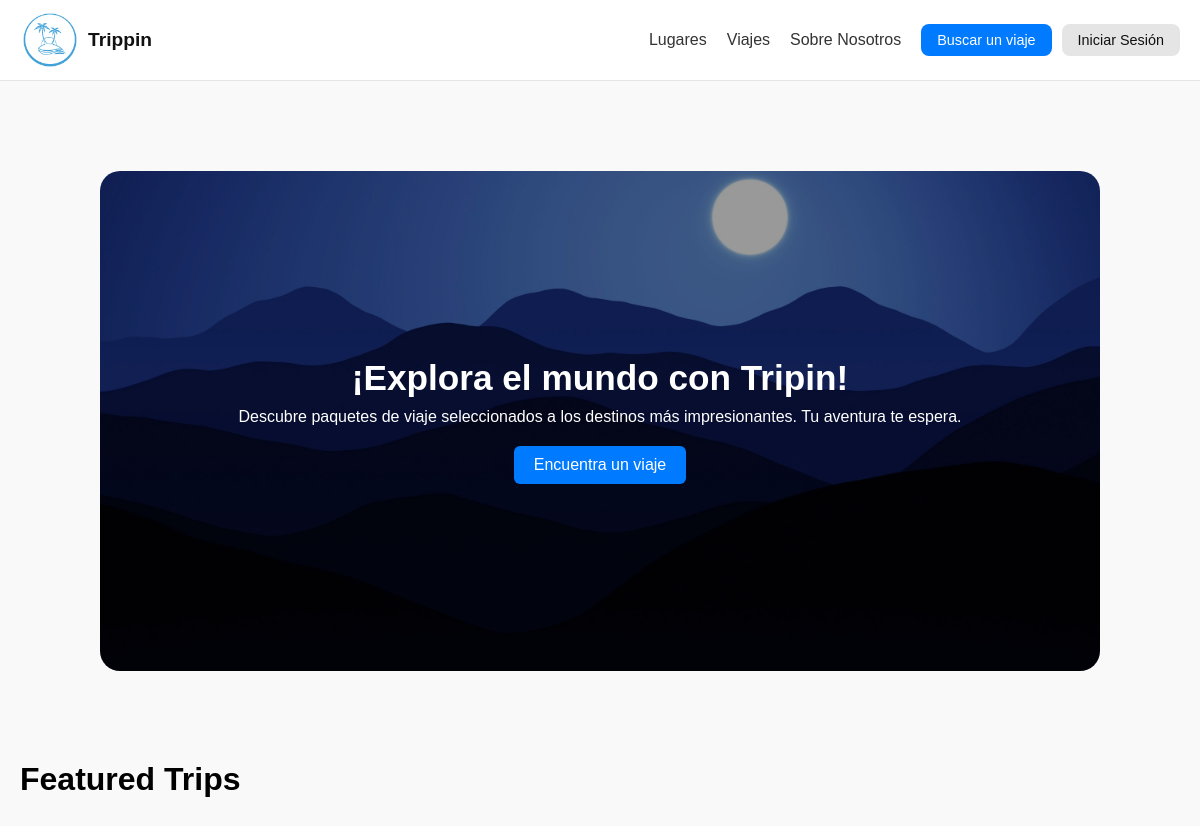
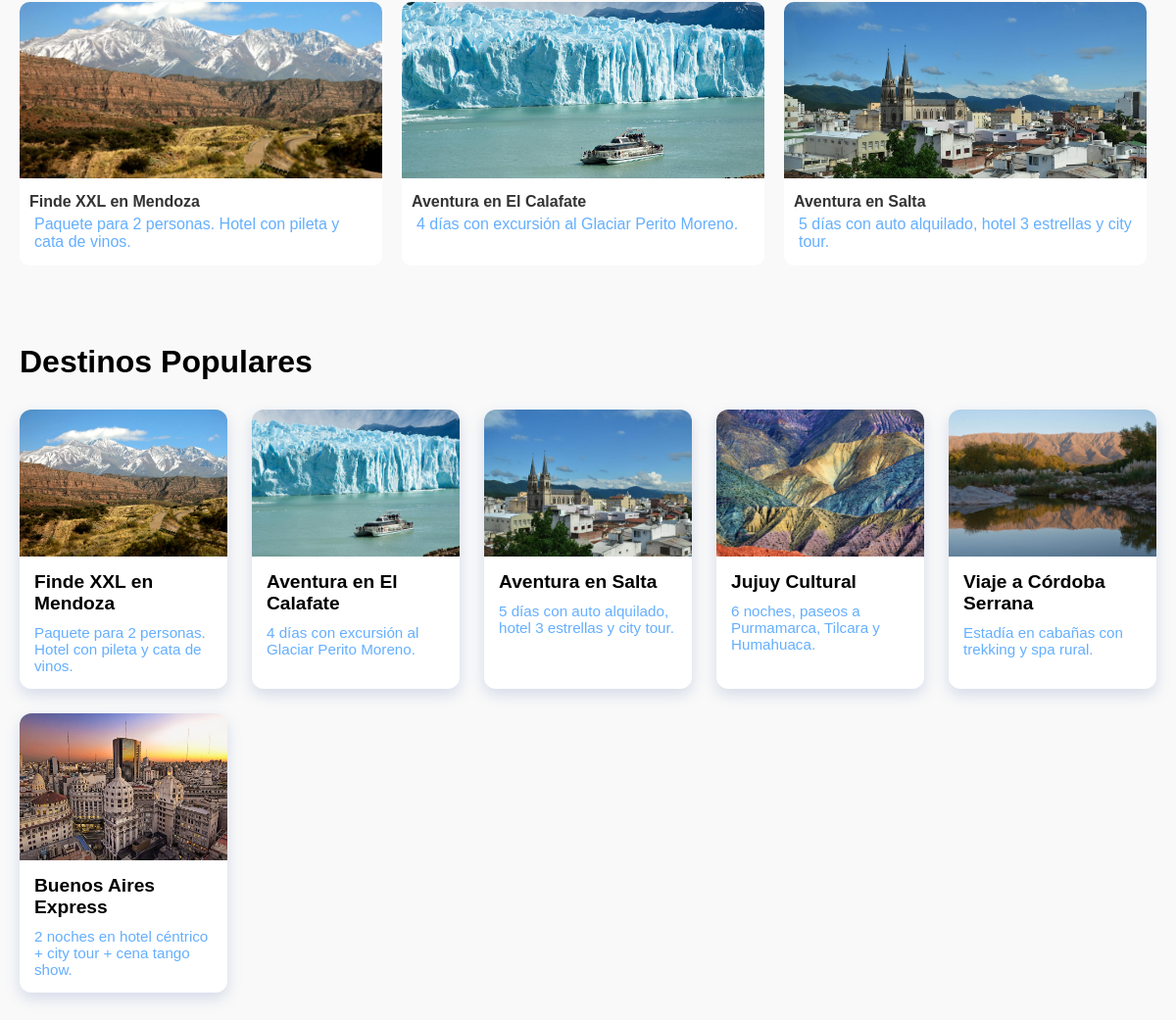
Page /Vistas/index.php on the committed database (2 pictures, top to bottom).
### tables this page shows
CREATE TABLE `productos` (
  `id` int(11) NOT NULL,
  `nombre` varchar(100) DEFAULT NULL,
  `descripcion` text DEFAULT NULL,
  `precio` decimal(10,2) DEFAULT NULL,
  `en_oferta` tinyint(1) DEFAULT 0,
  `descuento` decimal(5,2) DEFAULT 0.00,
  `stock` int(11) DEFAULT NULL,
  `fecha_alta` datetime DEFAULT current_timestamp(),
  `imagen` varchar(256) NOT NULL
);

### Vistas/index.php (the view, shortened to what this page needs)
<!DOCTYPE html>
<html lang="es">
<head>
    <link rel="stylesheet" href="../Estilos/style_index.css" />
</head>
<body>
<?php include 'header.php'; ?>
<header class="banner">
    <div class="banner-content">
        <h1>¡Explora el mundo con Tripin!</h1>
        <p>Descubre paquetes de viaje seleccionados a los destinos más impresionantes. Tu aventura te espera.</p>
        <button>Encuentra un viaje</button>
    </div>
</header>
<section class="featured">
    <div class="section-title">
        <h2>Featured Trips</h2>
    </div>
    <div class="card-row">
        <?php
        try {
            $conn = Conexion::getConexion();
            $sql = "SELECT nombre, descripcion, imagen FROM productos ORDER BY RAND() LIMIT 3";
            $stmt = $conn->prepare($sql);
            $stmt->execute();
            $viajes = $stmt->fetchAll(PDO::FETCH_ASSOC);
            foreach ($viajes as $viaje) {
                echo '<div class="card">';
                echo '<img src="../img/featured/' . htmlspecialchars($viaje['imagen']) . '" alt="' . htmlspecialchars($viaje['nombre']) . '">';
                echo '<h1>' . htmlspecialchars($viaje['nombre']) . '</h1>';
                echo '<p>' . htmlspecialchars($viaje['descripcion']) . '</p>';
                echo '</div>';
            }
        } catch (PDOException $e) {
            echo '<p>Error al cargar viajes destacados: ' . $e->getMessage() . '</p>';
        }
        ?>
    </div>
</section>
<section class="popular">
    <div class="section-title">
        <h2>Destinos Populares</h2>
    </div>
    <div class="popular-grid">
        <?php
        try {
            $conn = Conexion::getConexion();
            $sql = "SELECT nombre, descripcion, imagen FROM productos ORDER BY RAND() LIMIT 6";
            $stmt = $conn->prepare($sql);
            $stmt->execute();
            $destinos = $stmt->fetchAll(PDO::FETCH_ASSOC);
            foreach ($destinos as $destino) {
                echo '<div class="popular-card">';
                echo '<img src="../img/featured/' . htmlspecialchars($destino['imagen']) . '" alt="' . htmlspecialchars($destino['nombre']) . '">';
                echo '<div class="popular-info">';
                echo '<h3>' . htmlspecialchars($destino['nombre']) . '</h3>';
                echo '<p>' . htmlspecialchars($destino['descripcion']) . '</p>';
                echo '</div>';
                echo '</div>';
            }
        } catch (PDOException $e) {
            echo '<p>Error al cargar los destinos: ' . $e->getMessage() . '</p>';
        }
        ?>
    </div>
</section>
</body>
</html>

### Vistas/header.php
<link rel="stylesheet" href="../Estilos/header.css">
<header class="main-header">
    <div class="container">
        <div class="logo">
            <a href="index.php">
                <img src="../img/logo.jpg" alt="Logo Trippin" class="logo-img" />
            </a>
            Trippin
        </div>
        <div class="right-content">
            <nav class="nav">
                <a href="#">Lugares</a>
                <a href="#">Viajes</a>
                <a href="#">Sobre Nosotros</a>
            </nav>
            <div class="header-buttons">
                <a href="#" class="btn book">Buscar un viaje</a>
                <a href="#" class="btn sign">Iniciar Sesión</a>
            </div>
        </div>
    </div>
</header>

### Estilos/style_index.css (style rules this page uses)
* { margin: 0; padding: 0; box-sizing: border-box; font-family: sans-serif; }
body { background-color: #f9f9f9; color: #333; }
.banner { display: flex; justify-content: center; padding: 90px 20px; background-color: #f9f9f9; }
.banner-content { position: relative; width: 100%; max-width: 1000px; height: 500px; border-radius: 20px; overflow: hidden; text-align: center; color: white; display: flex; flex-direction: column; align-items: center; justify-content: center; }
.banner-content::before { content: ""; position: absolute; inset: 0; background-image: url('../img/foto1.webp'); background-size: cover; background-position: center; z-index: 1; filter: brightness(0.6); }
.banner-content h1, .banner-content p, .banner-content button { position: relative; z-index: 2; transition: 0.68s; }
.banner-content h1 { font-size: 2.2rem; margin-bottom: 10px; }
.banner-content p { font-size: 1rem; margin-bottom: 20px; }
.banner-content button { padding: 10px 20px; font-size: 1rem; border: none; background-color: #007bff; color: white; border-radius: 6px; cursor: pointer; }
section { padding: 40px 0; }
.featured, .popular { max-width: 1210px; margin: 0 auto; padding: 0 20px; margin-bottom: 40px; }
.featured h2, .popular h2 { margin-left: 0; text-align: left; margin-bottom: 3 0px; }
.card-row { display: flex; justify-content: flex-start; flex-wrap: wrap; gap: 20px; }
.card { background-color: white; border-radius: 10px; overflow: hidden; width: 370px; text-align: left; transition: transform 0.2s ease; }
.card img { width: 100%; height: 180px; object-fit: cover; display: block; }
.card h1 { font-size: 1rem; font-weight: bold; color: #333; margin: 15px 10px 5px 10px; text-align: left; margin-right: 10px; }
.card p { padding: 0 15px 15px 15px; font-size: 1rem; color: #64afff; text-align: left; margin: 0; }
.popular { padding: 40px 20px; text-align: left; }
.section-title h2 { font-size: 2rem; color: #000000; margin-bottom: 30px; }
.popular-grid { display: grid; grid-template-columns: repeat(auto-fit, minmax(200px, 1fr)); gap: 25px; justify-items: center; }
.popular-card { background-color: #ffffff; border-radius: 12px; box-shadow: 0 6px 15px rgba(70, 99, 172, 0.2); overflow: hidden; width: 100%; max-width: 250px; transition: transform 0.3s ease; color: #64afff; }
.popular-card img { width: 100%; height: 150px; object-fit: cover; display: block; }
.popular-info { padding: 15px; }
.popular-info h3 { font-size: 1.2rem; color: #000000; margin-bottom: 10px; }
.popular-info p { font-size: 0.95rem; color: #64afff; }

### Estilos/header.css (style rules this page uses)
.main-header { background-color: #ffffff; border-bottom: 1px solid #e5e5e5; padding: 10px 0; font-family: 'Segoe UI', sans-serif; box-shadow: 0 1px 4px rgba(0, 0, 0, 0.05); }
.container { max-width: 1200px; margin: 0 auto; padding: 0 20px; display: flex; align-items: center; justify-content: space-between; }
.logo { display: flex; align-items: center; gap: 8px; font-size: 1.2rem; font-weight: bold; color: #111; line-height: 1; }
.logo img { width: 60px; height: 60px; object-fit: contain; display: block; }
.nav { display: flex; gap: 20px; }
.nav a { text-decoration: none; color: #333; font-weight: 500; transition: color 0.68s; }
.header-buttons { display: flex; gap: 10px; }
.btn { text-decoration: none; padding: 8px 16px; border-radius: 8px; font-size: 0.9rem; font-weight: 500; display: inline-block; }
.btn.book { background-color: #007bff; color: #fff; transition: 0.68s; }
.btn.sign { background-color: #e5e5e5; color: #111; transition: 0.68s; }
.right-content { display: flex; align-items: center; gap: 20px; }

### rows in the picture
productos: imagen (picture), nombre "Finde XXL en Mendoza", descripcion "Paquete para 2 personas. Hotel con pileta y cata de vinos."
productos: imagen (picture), nombre "Aventura en El Calafate", descripcion "4 días con excursión al Glaciar Perito Moreno."
productos: imagen (picture), nombre "Aventura en Salta", descripcion "5 días con auto alquilado, hotel 3 estrellas y city tour."
productos: imagen (picture), nombre "Jujuy Cultural", descripcion "6 noches, paseos a Purmamarca, Tilcara y Humahuaca."
productos: imagen (picture), nombre "Viaje a Córdoba Serrana", descripcion "Estadía en cabañas con trekking y spa rural."
productos: imagen (picture), nombre "Buenos Aires Express", descripcion "2 noches en hotel céntrico + city tour + cena tango show."
